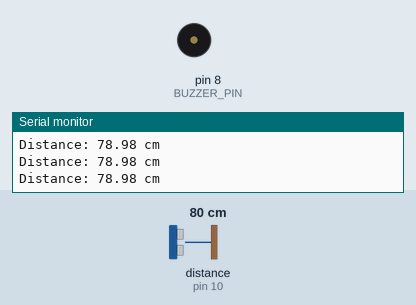
This sketch was run on a simulated Arduino Uno, built with avr-gcc and run on an emulated ATmega328P. Parts: buzzer (waves = sounding, pin HIGH), the last lines printed to the serial monitor. Wiring (inferred from the names in the program): ultrasonic range finder: trigger pin 9; echo pin 10. The inputs (shaded band) are chosen by the test bench; at power-on: distance to the obstacle (sensor on pin 10) 80 cm. The echo pulse lasts 58.3 µs per cm; pins used as bus, display or sensor lines are not drawn.

Above: at 1.2 s.
1.3 s: distance to the obstacle (sensor on pin 10) set to 12 cm
At 1.44 s:
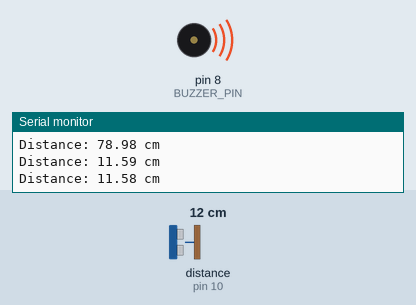
4.3 s: distance to the obstacle (sensor on pin 10) set to 9 cm
At 4.3 s:
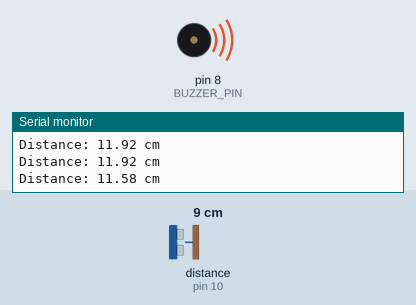
5.8 s: distance to the obstacle (sensor on pin 10) set to 60 cm
At 8.7 s:
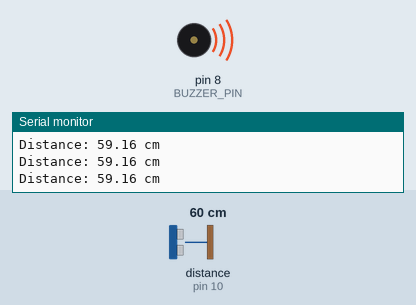
8.8 s: distance to the obstacle (sensor on pin 10) set to 2 cm
At 9.6 s:
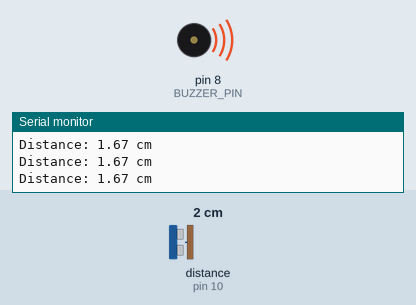
10.3 s: distance to the obstacle (sensor on pin 10) set to 18 cm
At 10.63 s:
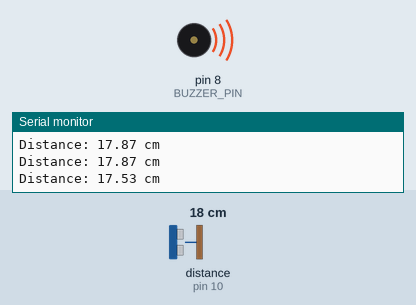
Timing chart, 0 to 14.3 s (numbered marks = the images above; inputs shaded):
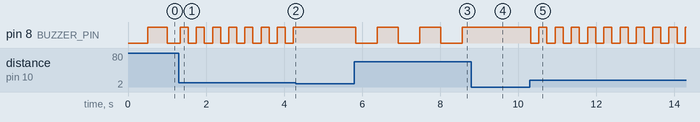

Measured:
- the behaviour switches between 11 and 10 cm on distance to the obstacle (sensor on pin 10) (found by bisection; images 1 and 2)
- after the input at 1.3 s, pin 8 (BUZZER_PIN): alternates HIGH for 0.21 s and LOW for 0.21 s, starting at once
- after the input at 4.3 s, pin 8 (BUZZER_PIN): stops changing and stays HIGH
- after the input at 5.8 s, pin 8 (BUZZER_PIN): alternates HIGH for 0.55 s and LOW for 0.55 s, starting at once
- after the input at 8.8 s, pin 8 (BUZZER_PIN): stays HIGH (without the input it goes to LOW after 0.31 s)
- after the input at 10.3 s, pin 8 (BUZZER_PIN): alternates HIGH for 0.21 s and LOW for 0.21 s, starting at once

The sketch:

ultrasonic_glasses_for_blinds.ino
```cpp
/*
 * Visually Impaired Assistance System
 * Using HC-SR04 Ultrasonic Sensor and Buzzer
 * For Arduino Uno/Nano
 */

// Pin definitions
#define TRIG_PIN 9
#define ECHO_PIN 10
#define BUZZER_PIN 8

// Distance thresholds (in cm)
#define SAFE_DISTANCE 100      // No buzzing beyond this distance
#define WARNING_DISTANCE 50    // Slow buzzing starts
#define DANGER_DISTANCE 20     // Fast buzzing starts
#define CRITICAL_DISTANCE 10   // Continuous buzzing

// Buzzer timing variables
#define SLOW_BUZZ_INTERVAL 500  // ms
#define FAST_BUZZ_INTERVAL 200  // ms

// Global variables
unsigned long previousBuzzTime = 0;
int buzzInterval = 0;
bool buzzing = false;

void setup() {
  // Initialize pins
  pinMode(TRIG_PIN, OUTPUT);
  pinMode(ECHO_PIN, INPUT);
  pinMode(BUZZER_PIN, OUTPUT);

  // Initialize serial communication for debugging
  Serial.begin(9600);


  digitalWrite(BUZZER_PIN, LOW);// Ensure buzzer is off initially

  Serial.println("Visually Impaired Assistance System Started");

}

void loop() {

  float distance = getDistance();// Get distance measurement

  if (distance < 0) {
    distance = SAFE_DISTANCE + 10; // Treat as safe distance
  }

  controlBuzzer(distance);


  Serial.print("Distance: ");
  Serial.print(distance);
  Serial.println(" cm");

  delay(50);
}

float getDistance() {
  long duration;
  float distance;

  // Clear trigger pin
  digitalWrite(TRIG_PIN, LOW);
  delayMicroseconds(2);

  // Send 10us pulse to trigger
  digitalWrite(TRIG_PIN, HIGH);
  delayMicroseconds(10);
  digitalWrite(TRIG_PIN, LOW);

  // Read echo pulse duration
  duration = pulseIn(ECHO_PIN, HIGH, 30000);

  // Calculate distance (in cm)
  // Speed of sound = 340 m/s = 0.034 cm/us
  // Distance = (duration * 0.034) / 2
  distance = duration * 0.034 / 2;

  // Return -1 for invalid readings (out of range or no echo)
  if (distance <= 0 || distance > 400) {
    return -1;
  }

  return distance;
}

void controlBuzzer(float distance) {
  unsigned long currentTime = millis();

  if (distance > SAFE_DISTANCE) {
    // No object detected - turn off buzzer
    digitalWrite(BUZZER_PIN, LOW);
    buzzing = false;
    return;
  }
  else if (distance > WARNING_DISTANCE) {
    // Object far away - slow intermittent buzzing
    buzzInterval = SLOW_BUZZ_INTERVAL;
  }
  else if (distance > DANGER_DISTANCE) {
    // Object getting closer - medium speed buzzing
    buzzInterval = SLOW_BUZZ_INTERVAL / 2;
  }
  else if (distance > CRITICAL_DISTANCE) {
    // Object very close - fast buzzing
    buzzInterval = FAST_BUZZ_INTERVAL;
  }
  else {
    // Object critically close - continuous buzzing
    digitalWrite(BUZZER_PIN, HIGH);
    buzzing = true;
    return;
  }

  // Handle intermittent buzzing
  if (currentTime - previousBuzzTime >= buzzInterval) {
    buzzing = !buzzing;
    digitalWrite(BUZZER_PIN, buzzing ? HIGH : LOW);
    previousBuzzTime = currentTime;
  }
}
```
